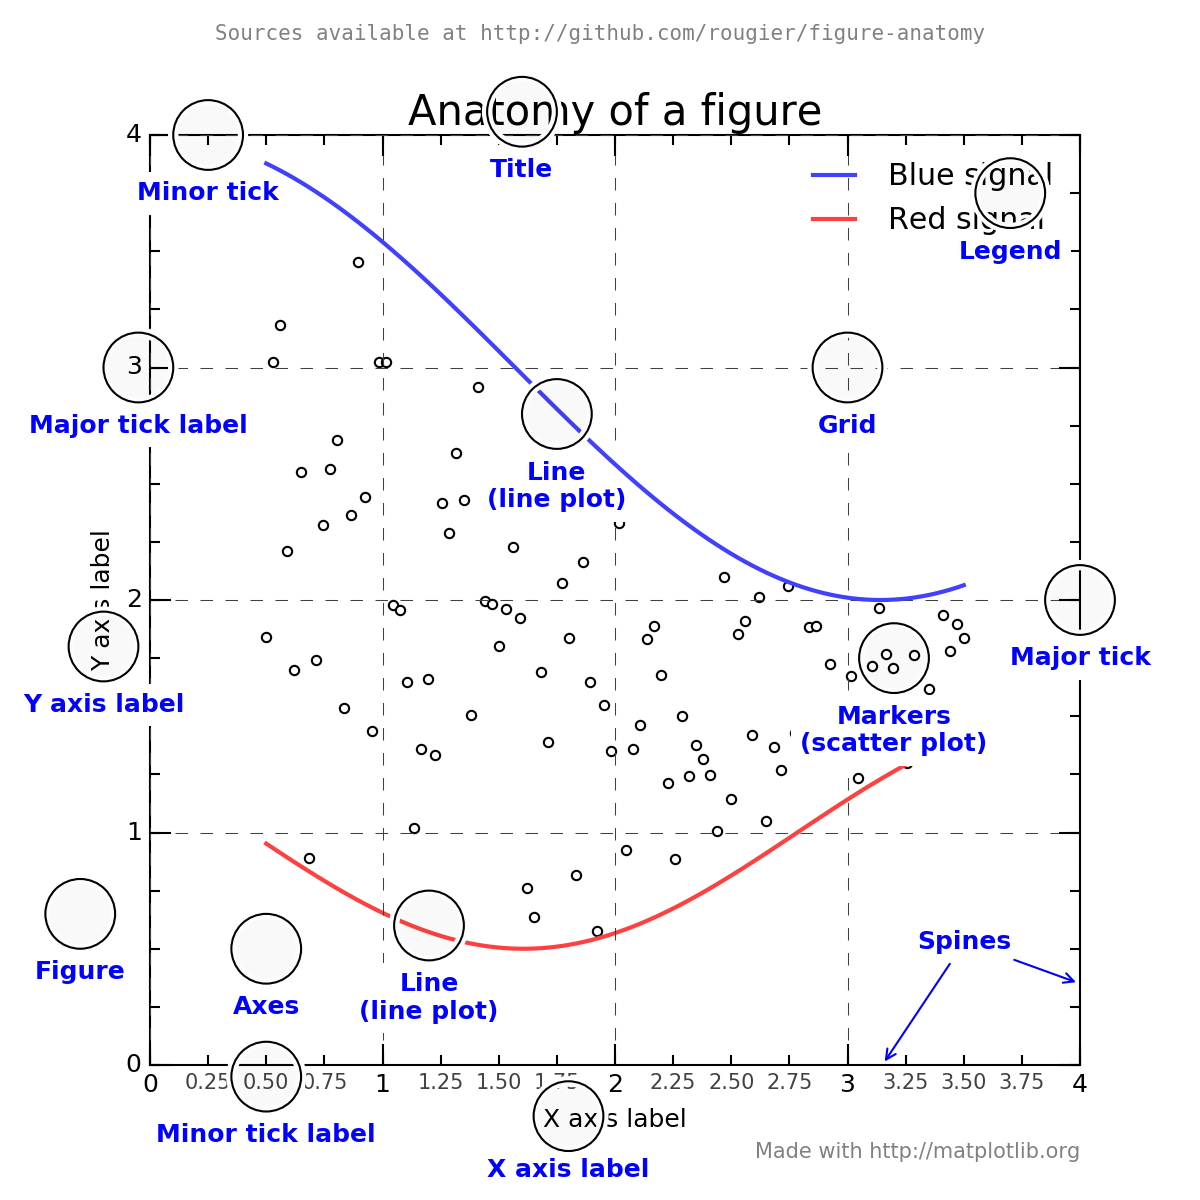

Source code (Python):
# Copyright (c) 2016 Nicolas P. Rougier - MIT License
# This figure shows the name of several matplotlib elements composing a figure

import numpy as np
import matplotlib.pyplot as plt
from matplotlib.ticker import MultipleLocator, FuncFormatter

np.random.seed(123)

X = np.linspace(0.5, 3.5, 100)
Y1 = 3+np.cos(X)
Y2 = 1+np.cos(1+X/0.75)/2
Y3 = np.random.uniform(Y1, Y2, len(X))

fig = plt.figure(figsize=(8, 8), facecolor="w")
ax = fig.add_subplot(1, 1, 1, aspect=1)


def minor_tick(x, pos):
    if not x % 1.0:
        return ""
    return "%.2f" % x

ax.xaxis.set_major_locator(MultipleLocator(1.000))
ax.xaxis.set_minor_locator(MultipleLocator(0.250))
ax.yaxis.set_major_locator(MultipleLocator(1.000))
ax.yaxis.set_minor_locator(MultipleLocator(0.250))
ax.xaxis.set_minor_formatter(FuncFormatter(minor_tick))

ax.set_xlim(0, 4)
ax.set_ylim(0, 4)

ax.tick_params(which='major', width=1.0)
ax.tick_params(which='major', length=10)
ax.tick_params(which='minor', width=1.0, labelsize=10)
ax.tick_params(which='minor', length=5, labelsize=10, labelcolor='0.25')

ax.grid(linestyle="--", linewidth=0.5, color='.25', zorder=-10)

ax.plot(X, Y1, c=(0.25, 0.25, 1.00), lw=2, label="Blue signal", zorder=10)
ax.plot(X, Y2, c=(1.00, 0.25, 0.25), lw=2, label="Red signal")
ax.scatter(X, Y3, c='w')

ax.set_title("Anatomy of a figure", fontsize=20)
plt.suptitle("Sources available at "
             "http://github.com/rougier/figure-anatomy",
             fontsize=10, family="monospace", color='.5')
ax.set_xlabel("X axis label")
ax.set_ylabel("Y axis label")

ax.legend(frameon=False)


def circle(x, y, radius=0.15):
    from matplotlib.patches import Circle
    from matplotlib.patheffects import withStroke
    circle = Circle((x, y), radius, clip_on=False, zorder=10, linewidth=1,
                    edgecolor='black', facecolor=(0, 0, 0, .0125),
                    path_effects=[withStroke(linewidth=5, foreground='w')])
    ax.add_artist(circle)


def text(x, y, text):
    ax.text(x, y, text, backgroundcolor="white",
            ha='center', va='top', weight='bold', color='blue')


# Minor tick
circle(0.50, -.05)
text(0.50, -0.25, "Minor tick label")

# Major tick
circle(4.00, 2.00)
text(4.00, 1.80, "Major tick")

# Minor tick
circle(0.25, 4.00)
text(0.25, 3.80, "Minor tick")

# Major tick label
circle(-0.05, 3.00)
text(-0.05, 2.80, "Major tick label")

# X Label
circle(1.80, -0.22)
text(1.80, -0.4, "X axis label")

# Y Label
circle(-0.20, 1.80)
text(-0.20, 1.6, "Y axis label")

# Title
circle(1.60, 4.10)
text(1.60, 3.9, "Title")

# Blue plot
circle(1.75, 2.80)
text(1.75, 2.60, "Line\n(line plot)")

# Red plot
circle(1.20, 0.60)
text(1.20, 0.40, "Line\n(line plot)")

# Scatter plot
circle(3.20, 1.75)
text(3.20, 1.55, "Markers\n(scatter plot)")

# Grid
circle(3.00, 3.00)
text(3.00, 2.80, "Grid")

# Legend
circle(3.70, 3.75)
text(3.70, 3.55, "Legend")

# Axes
circle(0.5, 0.5)
text(0.5, 0.3, "Axes")

# Figure
circle(-0.3, 0.65)
text(-0.3, 0.45, "Figure")

color = 'blue'
ax.annotate('Spines', xy=(4.0, 0.35), xycoords='data',
            xytext=(3.3, 0.5), textcoords='data',
            weight='bold', color=color,
            arrowprops=dict(arrowstyle='->',
                            connectionstyle="arc3",
                            color=color))

ax.annotate('', xy=(3.15, 0.0), xycoords='data',
            xytext=(3.45, 0.45), textcoords='data',
            weight='bold', color=color,
            arrowprops=dict(arrowstyle='->',
                            connectionstyle="arc3",
                            color=color))

ax.text(4.0, -0.4, "Made with http://matplotlib.org",
        fontsize=10, ha="right", color='.5')

plt.savefig("anatomy.png", dpi=150)
plt.savefig("anatomy.pdf")
plt.show()
